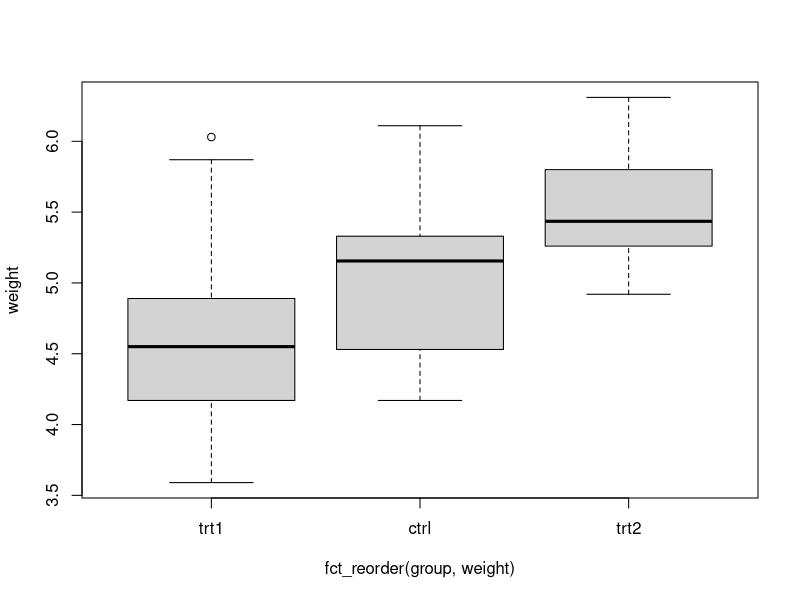
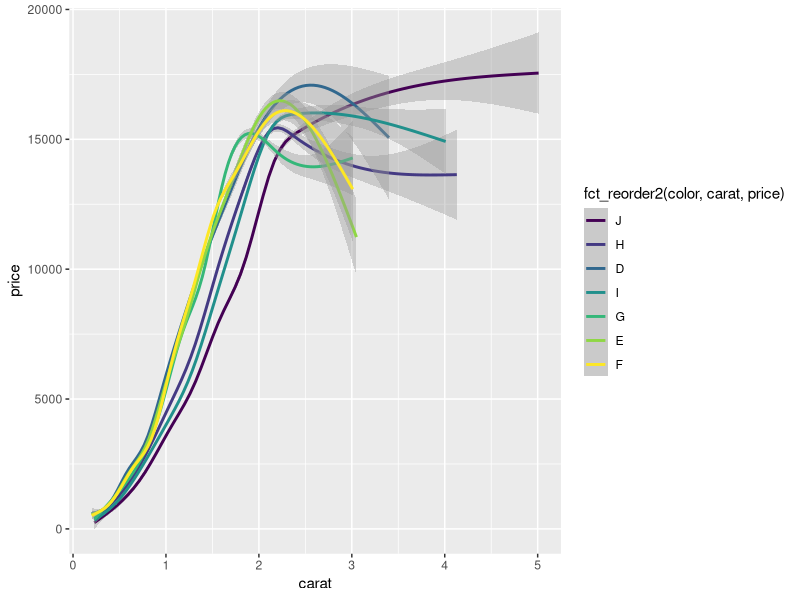

The R script that drew these images, in order:
## ---- chunk 1
library(forcats)
library(ggplot2)
## ---- chunk 2
#| echo: false
#| output: true

f <- factor(c("a", "c", "b", "a"), levels = c("a", "b", "c"))
f
## ---- chunk 3
#| echo: false
#| output: true

unclass(f)
## ---- chunk 4
    f <- factor(c("a", "c", "b", "a"), levels = c("a", "b", "c"))
## ---- chunk 5
    levels(f)
    levels(f) <- c("x", "y", "z")
## ---- chunk 6
    fct_count(f)
## ---- chunk 7
    #| include: false

    f <- factor(c("a", "c", "b", "a"), levels = c("a", "b", "c"))
## ---- chunk 8
    fct_match(f, "a")
## ---- chunk 9
    fct_unique(f)
## ---- chunk 10
    f1 <- factor(c("a", "c"))
    f2 <- factor(c("b", "a"))
    fct_c(f1, f2)
## ---- chunk 11
    fct_unify(list(f2, f1))
## ---- chunk 12
    fct_relevel(f, c("b", "c", "a"))
## ---- chunk 13
    f3 <- factor(c("c", "c", "a"))
    fct_infreq(f3)
## ---- chunk 14
    fct_inorder(f2)
## ---- chunk 15
    f4 <- factor(c("a","b","c"))
    fct_rev(f4)
## ---- chunk 16
    fct_shift(f4)
## ---- chunk 17
    fct_shuffle(f4)
## ---- chunk 18
    boxplot(data = PlantGrowth, weight ~ fct_reorder(group, weight))
## ---- chunk 19
    ggplot(
      diamonds,
      aes(carat, price, color = fct_reorder2(color, carat, price))
      ) + 
      geom_smooth()
## ---- chunk 20
    fct_recode(f, v = "a", x = "b", z = "c")
    fct_relabel(f, ~ paste0("x", .x))
## ---- chunk 21
    fct_anon(f)
## ---- chunk 22
    fct_collapse(f, x = c("a", "b"))
## ---- chunk 23
    fct_lump_min(f, min = 2)
## ---- chunk 24
    fct_other(f, keep = c("a", "b"))
## ---- chunk 25
    f5 <- factor(c("a","b"),c("a","b","x"))
    f6 <- fct_drop(f5)
## ---- chunk 26
    fct_expand(f6, "x")
## ---- chunk 27
    f <- factor(c("a", "b", NA))
    fct_na_value_to_level(f, level = "(Missing)")
